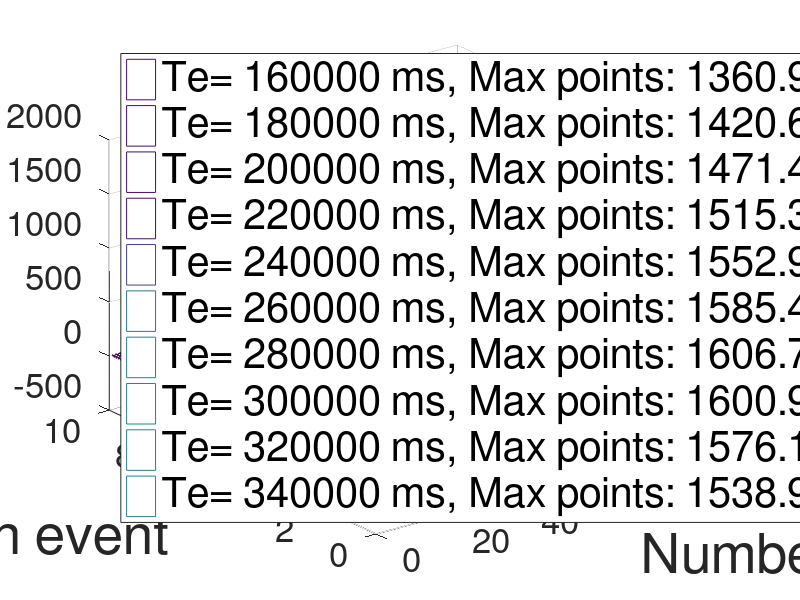

Here is the MATLAB script that generated this plot:
#April 2021 Aris Anagnostakis
#IoT micro-Blockchain modeling of cluster behavior 
#Code for octave and Matlab after Jan 26 2021 Notes and Scketch Jan_23 https://github.com/arianagnostakis/IoT_Blockchain
#all times as benchmarked in milliseconds
#building the Fame Game relying on the Witness Protocol of the IoT microBlockchain that can be found in the link above.
#Proving that for known N there is a maximum in the total points that can be gathered in the system.  
#Every rational player will eventually find the right combination of w and Tevents (HAT) that maximizes its' points, 
#given that they all share the same strategy. (Pclient/Pserver is common).

clear
labels = {};
#The Fame Fame Game
      PointsTT = -100; # this is the "rude behavior"
      PointsTL = +110; #=LT this is the "polite behavior"
      PointsLL = -10; #-20 this is the "lazyness penalty"
#Benchmarks from the IoT experiment
      TotalMessages=0;
      Tcs = 3713;
      Tsc_Success = 100; #5067;
      Tsc_Failure = 100; #10361;
      Ttransmission = 519;
      Treception = 579;
      Tverify = 3;
      Thash = 4;
      Tsign = 3;
      Tcopy = 9;
      Tidle = 1;
      Taddexternal = 28;
      HAT=140000; #Time interval among Local events on a Node (ms) 100000 (Local events happen once in 100 sec) #Hyperlazy 2000000, #Hyperactive 2000
      Timeframe=HAT;
      Timeservice=Tsc_Success+Treception+Tverify+Tcopy+Thash+Tsign;
      AttemptsInTimeframe=Timeframe/Timeservice; #How many attempts can be serviced until a new local even rises
      N=100; #Total nodes in known neighbourhood
      W=1; #Total number of neighbors I want to try to inform of my event
      H=10; #Total different Tevent rounds 
    Points = zeros (H,N); #initialize the score-board in fame-game points per event
    TotalPoints = zeros (H,N); #points per all anticipated events in a timeframe
    for HATT=1:H
      HAT=HAT+20000;
      Pwitness = zeros (1,N); # Pwitness corresponds to the number of witnesses on a specific Local Event, given W attemts to share it

      for W=1:N
        Tclient=(Tsc_Success+Ttransmission); #*W
       
        Pclient= (W*Tclient)/HAT
 
        Pserver=1-Pclient;
        
        #Estimate witness profability as a function of Timeframe and Nefighboring nodes in network
        #Piwitness= Probability that node j becomes witness of the current event on IoT device i 
        #Pwitness= Probability that there is at least one witness other than me
        Piserveothers=0;
        i=(min(W, AttemptsInTimeframe)); #if everyone contacts W neighbors to share a Local Event to find a witness, what Possibility do i have to get at least one?
        for j=2:i
          Piserveothers=Piserveothers+(Pclient/(N-2));
        endfor

        #Piserveothers=(Pclient*W*(AttemptsInTimeframe-1))/(N-2)W
        Piwitness=Pserver-Piserveothers;
        Pwitness(W)=0;
        Pwitness(W)=i*Piwitness; #the probability of i witnesses existence

        #calculating points per round
        # W rounds are being played by a single player in the light of a Local event
        Points(HATT,W)= W*(((2*(Pclient*Piwitness)*PointsTL))+((Pclient^2)*PointsTT)+((Pserver^2)*PointsLL)); 
        TotalPoints(HATT,W)=N*(W*(((2*(Pclient*Piwitness)*PointsTL))+((Pclient^2)*PointsTT))+((N-W)*((Pserver^2)*PointsLL)));
      endfor
      [x,xi]=max(Pwitness)
      xi/N
      Points(HATT,:);
    #bar (Pwitness)
    #endfor

#plot results
mesh(Points)
    hold on
    xlabel('Number of Witnesses (w)',"fontsize",40)
    ylabel(' Points gathered by each of the N Nodes for each event',"fontsize",40)
    set(gca, "fontsize", 25)
    [wi,wii]=max(Points(HATT,:));
    labels = {labels{:}, ["Te= ", num2str(HAT), " ms, Max points: ", num2str(max(Points(HATT,:))), ", for W=", num2str(wii)]};
    legend (labels, "location", "Southwest","fontsize",30);
  endfor  
hold off
